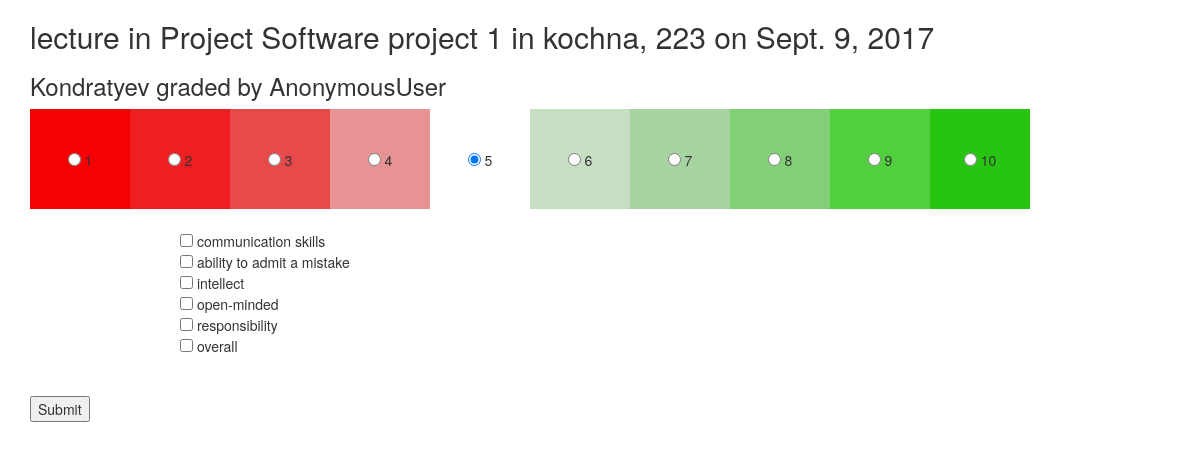
The app's page /meeting/1/vote_choice/21/ with its own data.
### app/models.py (models this page shows, shortened)
class Meeting(models.Model):
    date = models.DateField()
    place = models.CharField(max_length=50, blank=True, null=True)
    course = models.ForeignKey(Course, on_delete=models.SET_NULL, blank=True, null=True)
    meeting_type = models.ForeignKey(MeetingType, on_delete=models.SET_NULL, blank=True, null=True)

class MeetingType(models.Model):
    description = models.CharField(max_length=50)
    def __str__(self):
        return self.description

class Course(models.Model):
    name = models.CharField(max_length=50)
    description = models.CharField(max_length=50, blank=True, null=True)
    start_date = models.DateField(blank=True, null=True)
    end_date = models.DateField(blank=True, null=True)
    def __str__(self):
        return self.name

class Merit(models.Model):
    name = models.CharField(max_length=45)
    description = models.CharField(max_length=50, blank=True, null=True)

### app/views.py (the view)
# urls.py: url(r'^meeting/(?P<meeting_id>[0-9]+)/vote_choice/(?P<graded_id>[0-9]+)/$', views.meeting_vote_choice, name='meeting_vote_choice'),
def meeting_vote_choice(request, meeting_id, graded_id):
    current_user = request.user
    meeting = get_object_or_404(Meeting, pk=meeting_id)
    graded = get_object_or_404(User, pk=graded_id)  # TODO Check that graded is from meeting_id
    merits = Merit.objects.all()
    context = {
        'meeting': meeting,
        'grading': current_user,
        'graded': graded,
        'merits': merits,
    }
    return render(request, 'app/voting.html', context)  # TODO Nikita

### app/templates/app/voting.html (shortened to what this page needs)
<html>
<head>
    <link rel="stylesheet" href="https://maxcdn.bootstrapcdn.com/bootstrap/3.3.7/css/bootstrap.min.css">
</head>
<body>
    <div class="container">
        <h2>{{ meeting.meeting_type }} in {{ meeting.course }} in {{ meeting.place }} on {{ meeting.date }}</h1>
        <h3> {{ graded }} graded by {{ grading }} </h3>
    </div>
    <form action="{% url 'app:meeting_vote_action' meeting.id graded.id%}" method="POST">
        <div class="container">
        <div class="raw">
                <div class="col-md-1 voter" style="background-color:#F50003;">
                    <input type="radio" name="overall_grade" value="1"> 1
                </div>
                <div class="col-md-1 voter" style="background-color:#EF1F21">
                    <input type="radio" name="overall_grade" value="2"> 2
                </div>
                <div class="col-md-1 voter" style="background-color:#E84A4C">
                    <input type="radio" name="overall_grade" value="3"> 3
                </div>
                <div class="col-md-1 voter" style="background-color:#E79293">
                    <input type="radio" name="overall_grade" value="4"> 4
                </div>
                <div class="col-md-1 voter" style="background-color:#FFFFFF">
                    <input type="radio" name="overall_grade" value="5" checked> 5
                </div>
                <div class="col-md-1 voter" style="background-color:#C6DFC3">
                    <input type="radio" name="overall_grade" value="6"> 6
                </div>
                <div class="col-md-1 voter" style="background-color:#A6D4A0">
                    <input type="radio" name="overall_grade" value="7"> 7
                </div>
                <div class="col-md-1 voter" style="background-color:#81D076">
                    <input type="radio" name="overall_grade" value="8"> 8
                </div>
                <div class="col-md-1 voter" style="background-color:#51CF3F">
                    <input type="radio" name="overall_grade" value="9"> 9
                </div>
                <div class="col-md-1 voter" style="background-color:#28C412">
                    <input type="radio" name="overall_grade" value="10"> 10
                </div>
                <div class="col-md-2"></div>
        </div>
        </div>
        <br />
        <div class="containter" style="padding-left:180px; padding-bottom: 40px">
            {% for merit in merits %}
                <input type="checkbox" name="{{ merit.id }}" value='1'> {{ merit.name }}<br />
            {% endfor %}
        </div>
        <div class="container">
            <input type="submit">
        </div>
    </form>
</body>

### app/templates/app/voting.html (style rules this page uses)
.voter { height: 100px; width: 100px; text-align:center; padding-top: 40px; border-style:solid; border: 10px; border-color: black; }

### records on screen
Meeting: meeting_type "lecture", course "Project Software project 1", place "kochna, 223", date "Sept. 9, 2017"
Merit: name "communication skills"
Merit: name "ability to admit a mistake"
Merit: name "intellect"
Merit: name "open-minded"
Merit: name "responsibility"
Merit: name "overall"

### other values on screen
{{ graded }} "Kondratyev"
{{ grading }} "AnonymousUser"
